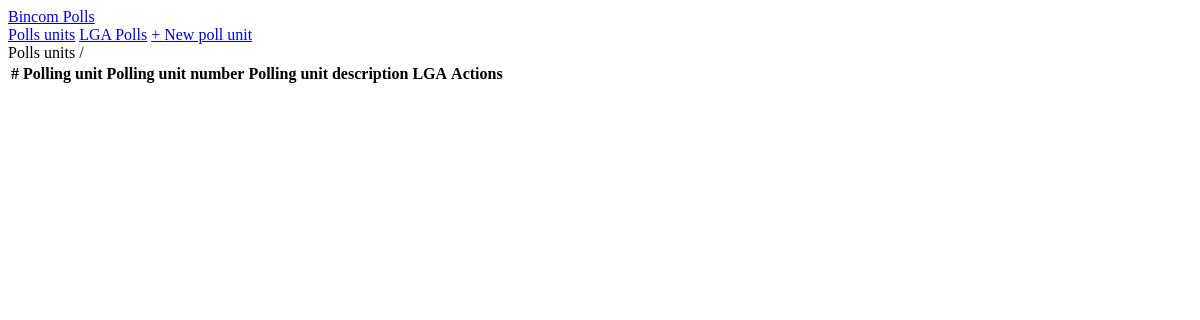
Page /lga/2/details/ on the earlier database version.
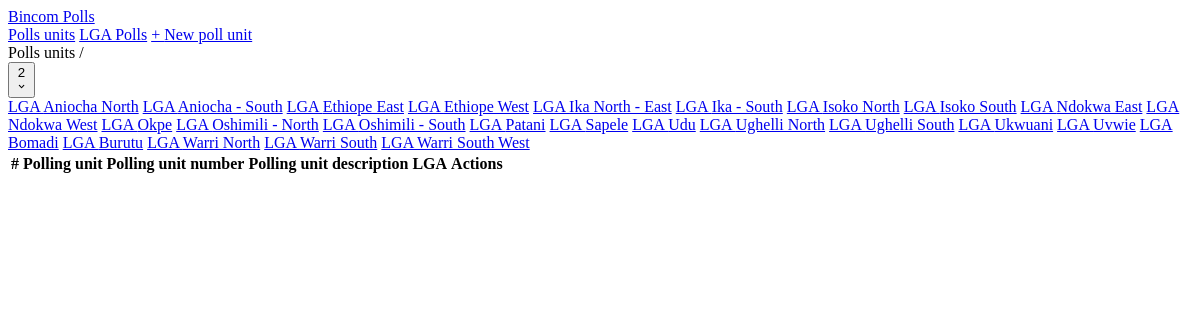
Same page on the later database version.
### polls/models.py (models this page shows)
class LGA(models.Model):
    lga_id = models.PositiveBigIntegerField(blank=False)
    lga_name = models.CharField(max_length=50, blank=False)
    state_id = models.PositiveBigIntegerField(blank=False)
    lga_description = models.TextField(blank=True)
    entered_by_user = models.CharField(max_length=50, null=True)
    date_entered = models.DateTimeField(auto_now_add=True, null=True)
    user_ip_address = models.CharField(max_length=50, blank=True, null=True)
    def __str__(self):
        return self.lga_name

### polls/views.py (the view)
# urls.py: path("lga/<str:lga_id>/details/", LGAPollUnitList.as_view(), name="lga-polls-list"),
class LGAPollUnitList(View):
    def get(self, request, lga_id):
        poll_units = PollUnit.objects.filter(lga_id_id=lga_id).order_by("-date_entered")
        lgas = LGA.objects.order_by("-date_entered")
        context = {"poll_units": poll_units, "lga_id": lga_id, "lgas": list(set(lgas))}
        return render(request, "polls-unit-list.html", context)

### templates/polls-unit-list.html (shortened to what this page needs)
{% extends 'base.html' %}
{% block content %}
<div>
    <div class="py-4 text-2xl">
        <label class="font-bold underline">Polls units</label>
        /
        {% if lgas %}
            <div class="relative inline-block text-left">
                <div>
                    <button
                        type="button"
                        class="inline-flex justify-center w-full rounded-md shadow-sm text-2xl font-medium"
                        id="menu-button"
                        onclick="toggle_drop_down()"
                        aria-expanded="true"
                        aria-haspopup="true"
                    >
                        {{lga_id}}
                        <svg class="-mr-1 ml-2 h-5 w-5" xmlns="http://www.w3.org/2000/svg" viewBox="0 0 20 20" fill="currentColor" aria-hidden="true">
                        <path fill-rule="evenodd" d="M5.293 7.293a1 1 0 011.414 0L10 10.586l3.293-3.293a1 1 0 111.414 1.414l-4 4a1 1 0 01-1.414 0l-4-4a1 1 0 010-1.414z" clip-rule="evenodd" />
                        </svg>
                    </button>
                </div>
                <div id="menu-panel" class="transform opacity-0 scale-0 origin-top-right absolute right-0 mt-2 w-56 rounded-md shadow-lg bg-white ring-1 ring-black ring-opacity-5 focus:outline-none" role="menu" aria-orientation="vertical" aria-labelledby="menu-button" tabindex="-1">
                    <div class="py-1" role="none">
                        {% for lga in lgas %}
                            <a href="{% url 'lga-polls-list' lga %}" class="text-gray-700 block px-4 py-2 text-sm" tabindex="-1">LGA {{lga}}</a>
                        {% endfor %}
                    </div>
                </div>
            </div>
        {% endif %}
    </div>
    <table class="w-full bg-gray-800 shadow-lg rounded-lg">
        <thead class="bg-[#333]">
            <tr class="text-white text-left">
                <th class="font-bold py-2 text-center">#</th>
                <th class="font-bold py-2 px-4">Polling unit</th>
                <th class="font-bold py-2 px-4">Polling unit number</th>
                <th class="font-bold py-2 px-4">Polling unit description</th>
                <th class="font-bold py-2 px-4">LGA</th>
                <th class="font-bold py-2 px-4">Actions</th>
            </tr>
        </thead>
    </table>
</div>
{% endblock content %}

Differences in the rows shown:
added LGA: lga_name "Aniocha North"
added LGA: lga_name "Aniocha - South"
added LGA: lga_name "Ethiope East"
added LGA: lga_name "Ethiope West"
added LGA: lga_name "Ika North - East"
added LGA: lga_name "Ika - South"
added LGA: lga_name "Isoko North"
added LGA: lga_name "Isoko South"
added LGA: lga_name "Ndokwa East"
added LGA: lga_name "Ndokwa West"
added LGA: lga_name "Okpe"
added LGA: lga_name "Oshimili - North"
added LGA: lga_name "Oshimili - South"
added LGA: lga_name "Patani"
added LGA: lga_name "Sapele"
added LGA: lga_name "Udu"
added LGA: lga_name "Ughelli North"
added LGA: lga_name "Ughelli South"
added LGA: lga_name "Ukwuani"
added LGA: lga_name "Uvwie"
added LGA: lga_name "Bomadi"
added LGA: lga_name "Burutu"
added LGA: lga_name "Warri North"
added LGA: lga_name "Warri South"
added LGA: lga_name "Warri South West"
Other differences:
{{ lga_id }}: (not shown) → "2"
